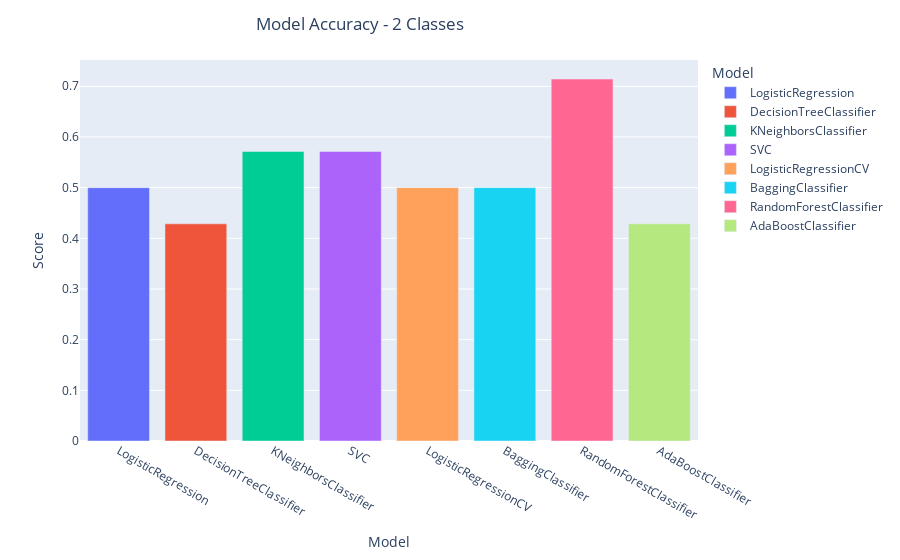

Notebook code for this chart:
### Code cell
pFig1 = px.bar(performDf, x = 'Model', y = 'Score', color = 'Model')
pFig1.update_layout(
            title={
            'text' : 'Model Accuracy - 2 Classes',
            'x':0.4,
            'xanchor': 'center'
        })
pFig1.show()

### Figure 1 — Plotly figure (JSON) as saved in the notebook; plotly's stock layout.template omitted (floating-point values rounded to 4 significant figures)
{"data": [{"alignmentgroup": "True", "hovertemplate": "Model=%{x}<br>Score=%{y}<extra></extra>", "legendgroup": "LogisticRegression", "marker": {"color": "#636efa", "pattern": {"shape": ""}}, "name": "LogisticRegression", "offsetgroup": "LogisticRegression", "orientation": "v", "showlegend": true, "textposition": "auto", "type": "bar", "x": ["LogisticRegression"], "xaxis": "x", "y": [0.5], "yaxis": "y"}, {"alignmentgroup": "True", "hovertemplate": "Model=%{x}<br>Score=%{y}<extra></extra>", "legendgroup": "DecisionTreeClassifier", "marker": {"color": "#EF553B", "pattern": {"shape": ""}}, "name": "DecisionTreeClassifier", "offsetgroup": "DecisionTreeClassifier", "orientation": "v", "showlegend": true, "textposition": "auto", "type": "bar", "x": ["DecisionTreeClassifier"], "xaxis": "x", "y": [0.4286], "yaxis": "y"}, {"alignmentgroup": "True", "hovertemplate": "Model=%{x}<br>Score=%{y}<extra></extra>", "legendgroup": "KNeighborsClassifier", "marker": {"color": "#00cc96", "pattern": {"shape": ""}}, "name": "KNeighborsClassifier", "offsetgroup": "KNeighborsClassifier", "orientation": "v", "showlegend": true, "textposition": "auto", "type": "bar", "x": ["KNeighborsClassifier"], "xaxis": "x", "y": [0.5714], "yaxis": "y"}, {"alignmentgroup": "True", "hovertemplate": "Model=%{x}<br>Score=%{y}<extra></extra>", "legendgroup": "SVC", "marker": {"color": "#ab63fa", "pattern": {"shape": ""}}, "name": "SVC", "offsetgroup": "SVC", "orientation": "v", "showlegend": true, "textposition": "auto", "type": "bar", "x": ["SVC"], "xaxis": "x", "y": [0.5714], "yaxis": "y"}, {"alignmentgroup": "True", "hovertemplate": "Model=%{x}<br>Score=%{y}<extra></extra>", "legendgroup": "LogisticRegressionCV", "marker": {"color": "#FFA15A", "pattern": {"shape": ""}}, "name": "LogisticRegressionCV", "offsetgroup": "LogisticRegressionCV", "orientation": "v", "showlegend": true, "textposition": "auto", "type": "bar", "x": ["LogisticRegressionCV"], "xaxis": "x", "y": [0.5], "yaxis": "y"}, {"alignmentgroup": "True", "hovertemplate": "Model=%{x}<br>Score=%{y}<extra></extra>", "legendgroup": "BaggingClassifier", "marker": {"color": "#19d3f3", "pattern": {"shape": ""}}, "name": "BaggingClassifier", "offsetgroup": "BaggingClassifier", "orientation": "v", "showlegend": true, "textposition": "auto", "type": "bar", "x": ["BaggingClassifier"], "xaxis": "x", "y": [0.5], "yaxis": "y"}, {"alignmentgroup": "True", "hovertemplate": "Model=%{x}<br>Score=%{y}<extra></extra>", "legendgroup": "RandomForestClassifier", "marker": {"color": "#FF6692", "pattern": {"shape": ""}}, "name": "RandomForestClassifier", "offsetgroup": "RandomForestClassifier", "orientation": "v", "showlegend": true, "textposition": "auto", "type": "bar", "x": ["RandomForestClassifier"], "xaxis": "x", "y": [0.7143], "yaxis": "y"}, {"alignmentgroup": "True", "hovertemplate": "Model=%{x}<br>Score=%{y}<extra></extra>", "legendgroup": "AdaBoostClassifier", "marker": {"color": "#B6E880", "pattern": {"shape": ""}}, "name": "AdaBoostClassifier", "offsetgroup": "AdaBoostClassifier", "orientation": "v", "showlegend": true, "textposition": "auto", "type": "bar", "x": ["AdaBoostClassifier"], "xaxis": "x", "y": [0.4286], "yaxis": "y"}], "layout": {"barmode": "relative", "legend": {"title": {"text": "Model"}, "tracegroupgap": 0}, "margin": {"t": 60}, "title": {"text": "Model Accuracy - 2 Classes", "x": 0.4, "xanchor": "center"}, "xaxis": {"anchor": "y", "categoryarray": ["LogisticRegression", "DecisionTreeClassifier", "KNeighborsClassifier", "SVC", "LogisticRegressionCV", "BaggingClassifier", "RandomForestClassifier", "AdaBoostClassifier"], "categoryorder": "array", "domain": [0, 1], "title": {"text": "Model"}}, "yaxis": {"anchor": "x", "domain": [0, 1], "title": {"text": "Score"}}}}
